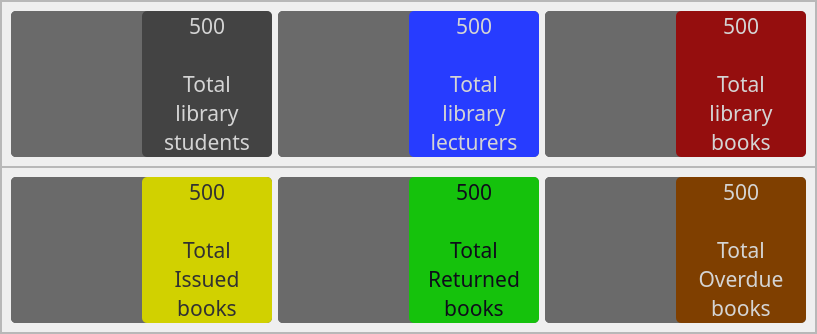
                     <widget class="QFrame" name="frame_10">
                      <property name="frameShape">
                       <enum>QFrame::StyledPanel</enum>
                      </property>
                      <property name="frameShadow">
                       <enum>QFrame::Raised</enum>
                      </property>
                      <layout class="QVBoxLayout" name="verticalLayout_10">
                       <property name="spacing">
                        <number>0</number>
                       </property>
                       <property name="leftMargin">
                        <number>0</number>
                       </property>
                       <property name="topMargin">
                        <number>0</number>
                       </property>
                       <property name="rightMargin">
                        <number>0</number>
                       </property>
                       <property name="bottomMargin">
                        <number>0</number>
                       </property>
                       <item>
                        <widget class="QFrame" name="frame_14">
                         <property name="frameShape">
                          <enum>QFrame::StyledPanel</enum>
                         </property>
                         <property name="frameShadow">
                          <enum>QFrame::Raised</enum>
                         </property>
                         <layout class="QHBoxLayout" name="horizontalLayout_11">
                          <item>
                           <widget class="QFrame" name="frame_39">
                            <property name="minimumSize">
                             <size>
                              <width>261</width>
                              <height>121</height>
                             </size>
                            </property>
                            <property name="maximumSize">
                             <size>
                              <width>888</width>
                              <height>200</height>
                             </size>
                            </property>
                            <property name="styleSheet">
                             <string notr="true">background-color: rgb(106, 106, 106);
border-radius:5px</string>
                            </property>
                            <property name="frameShape">
                             <enum>QFrame::StyledPanel</enum>
                            </property>
                            <property name="frameShadow">
                             <enum>QFrame::Raised</enum>
                            </property>
                            <layout class="QHBoxLayout" name="horizontalLayout_9">
                             <property name="spacing">
                              <number>0</number>
                             </property>
                             <property name="leftMargin">
                              <number>0</number>
                             </property>
                             <property name="topMargin">
                              <number>0</number>
                             </property>
                             <property name="rightMargin">
                              <number>0</number>
                             </property>
                             <property name="bottomMargin">
                              <number>0</number>
                             </property>
                             <item>
                              <widget class="QFrame" name="frame_40">
                               <property name="frameShape">
                                <enum>QFrame::StyledPanel</enum>
                               </property>
                               <property name="frameShadow">
                                <enum>QFrame::Raised</enum>
                               </property>
                               <layout class="QVBoxLayout" name="verticalLayout_15">
                                <property name="spacing">
                                 <number>0</number>
                                </property>
                                <property name="leftMargin">
                                 <number>0</number>
                                </property>
                                <property name="topMargin">
                                 <number>0</number>
                                </property>
                                <property name="rightMargin">
                                 <number>0</number>
                                </property>
                                <property name="bottomMargin">
                                 <number>0</number>
                                </property>
                                <item>
                                 <widget class="QLabel" name="label_41">
                                  <property name="text">
                                   <string/>
                                  </property>
                                  <property name="pixmap">
                                   <pixmap resource="resources.qrc">:/icons/icons/students.png</pixmap>
                                  </property>
                                  <property name="scaledContents">
                                   <bool>true</bool>
                                  </property>
                                 </widget>
                                </item>
                               </layout>
                              </widget>
                             </item>
                             <item>
                              <widget class="QLabel" name="label_42">
                               <property name="font">
                                <font>
                                 <family>Nova Flat</family>
                                 <pointsize>16</pointsize>
                                </font>
                               </property>
                               <property name="styleSheet">
                                <string notr="true">background-color: rgb(67, 67, 67);
color: rgb(212, 212, 212);</string>
                               </property>
                               <property name="text">
                                <string>500

Total 
library 
students</string>
                               </property>
                               <property name="alignment">
                                <set>Qt::AlignCenter</set>
                               </property>
                              </widget>
                             </item>
                            </layout>
                           </widget>
                          </item>
                          <item>
                           <widget class="QFrame" name="frame_37">
                            <property name="minimumSize">
                             <size>
                              <width>261</width>
                              <height>121</height>
                             </size>
                            </property>
                            <property name="maximumSize">
                             <size>
                              <width>888</width>
                              <height>200</height>
                             </size>
                            </property>
                            <property name="styleSheet">
                             <string notr="true">background-color: rgb(106, 106, 106);
border-radius:5px</string>
                            </property>
                            <property name="frameShape">
                             <enum>QFrame::StyledPanel</enum>
                            </property>
                            <property name="frameShadow">
                             <enum>QFrame::Raised</enum>
                            </property>
                            <layout class="QHBoxLayout" name="horizontalLayout_8">
                             <property name="spacing">
                              <number>0</number>
                             </property>
                             <property name="leftMargin">
                              <number>0</number>
                             </property>
                             <property name="topMargin">
                              <number>0</number>
                             </property>
                             <property name="rightMargin">
                              <number>0</number>
                             </property>
                             <property name="bottomMargin">
                              <number>0</number>
                             </property>
                             <item>
                              <widget class="QFrame" name="frame_38">
                               <property name="frameShape">
                                <enum>QFrame::StyledPanel</enum>
                               </property>
                               <property name="frameShadow">
                                <enum>QFrame::Raised</enum>
                               </property>
                               <layout class="QVBoxLayout" name="verticalLayout_14">
                                <property name="spacing">
                                 <number>0</number>
                                </property>
                                <property name="leftMargin">
                                 <number>0</number>
                                </property>
                                <property name="topMargin">
                                 <number>0</number>
                                </property>
                                <property name="rightMargin">
                                 <number>0</number>
                                </property>
                                <property name="bottomMargin">
                                 <number>0</number>
                                </property>
                                <item>
                                 <widget class="QLabel" name="label_39">
                                  <property name="text">
                                   <string/>
                                  </property>
                                  <property name="pixmap">
                                   <pixmap resource="resources.qrc">:/icons/icons/icons8-lecturer-64.png</pixmap>
                                  </property>
                                  <property name="scaledContents">
                                   <bool>true</bool>
                                  </property>
                                 </widget>
                                </item>
                               </layout>
                              </widget>
                             </item>
                             <item>
                              <widget class="QLabel" name="label_40">
                               <property name="font">
                                <font>
                                 <family>Nova Flat</family>
                                 <pointsize>16</pointsize>
                                </font>
                               </property>
                               <property name="styleSheet">
                                <string notr="true">background-color: rgb(39, 60, 255);
color: rgb(212, 212, 212);</string>
                               </property>
                               <property name="text">
                                <string>500

Total 
library
lecturers</string>
                               </property>
                               <property name="alignment">
                                <set>Qt::AlignCenter</set>
                               </property>
                              </widget>
                             </item>
                            </layout>
                           </widget>
                          </item>
                          <item>
                           <widget class="QFrame" name="frame_41">
                            <property name="minimumSize">
                             <size>
                              <width>261</width>
                              <height>121</height>
                             </size>
                            </property>
                            <property name="maximumSize">
                             <size>
                              <width>888</width>
                              <height>200</height>
                             </size>
                            </property>
                            <property name="styleSheet">
                             <string notr="true">background-color: rgb(106, 106, 106);
border-radius:5px</string>
                            </property>
                            <property name="frameShape">
                             <enum>QFrame::StyledPanel</enum>
                            </property>
                            <property name="frameShadow">
                             <enum>QFrame::Raised</enum>
                            </property>
                            <layout class="QHBoxLayout" name="horizontalLayout_10">
                             <property name="spacing">
                              <number>0</number>
                             </property>
                             <property name="leftMargin">
                              <number>0</number>
                             </property>
                             <property name="topMargin">
                              <number>0</number>
                             </property>
                             <property name="rightMargin">
                              <number>0</number>
                             </property>
                             <property name="bottomMargin">
                              <number>0</number>
                             </property>
                             <item>
                              <widget class="QFrame" name="frame_42">
                               <property name="frameShape">
                                <enum>QFrame::StyledPanel</enum>
                               </property>
                               <property name="frameShadow">
                                <enum>QFrame::Raised</enum>
                               </property>
                               <layout class="QVBoxLayout" name="verticalLayout_16">
                                <property name="spacing">
                                 <number>0</number>
                                </property>
                                <property name="leftMargin">
                                 <number>0</number>
                                </property>
                                <property name="topMargin">
                                 <number>0</number>
                                </property>
                                <property name="rightMargin">
                                 <number>0</number>
                                </property>
                                <property name="bottomMargin">
                                 <number>0</number>
                                </property>
                                <item>
                                 <widget class="QLabel" name="label_43">
                                  <property name="text">
                                   <string/>
                                  </property>
                                  <property name="pixmap">
                                   <pixmap resource="resources.qrc">:/icons/icons/icons8-books-100.png</pixmap>
                                  </property>
                                  <property name="scaledContents">
                                   <bool>true</bool>
                                  </property>
                                 </widget>
                                </item>
                               </layout>
                              </widget>
                             </item>
                             <item>
                              <widget class="QLabel" name="label_44">
                               <property name="font">
                                <font>
                                 <family>Nova Flat</family>
                                 <pointsize>16</pointsize>
                                </font>
                               </property>
                               <property name="styleSheet">
                                <string notr="true">color: rgb(212, 212, 212);
background-color: rgb(149, 14, 14);</string>
                               </property>
                               <property name="text">
                                <string>500

Total 
library
books</string>
                               </property>
                               <property name="alignment">
                                <set>Qt::AlignCenter</set>
                               </property>
                              </widget>
                             </item>
                            </layout>
                           </widget>
                          </item>
                         </layout>
                        </widget>
                       </item>
                       <item>
                        <widget class="QFrame" name="frame_16">
                         <property name="frameShape">
                          <enum>QFrame::StyledPanel</enum>
                         </property>
                         <property name="frameShadow">
                          <enum>QFrame::Raised</enum>
                         </property>
                         <layout class="QHBoxLayout" name="horizontalLayout_7">
                          <item>
                           <widget class="QFrame" name="frame_20">
                            <property name="minimumSize">
                             <size>
                              <width>261</width>
                              <height>121</height>
                             </size>
                            </property>
                            <property name="maximumSize">
                             <size>
                              <width>888</width>
                              <height>200</height>
                             </size>
                            </property>
                            <property name="styleSheet">
                             <string notr="true">background-color: rgb(106, 106, 106);
border-radius:5px</string>
                            </property>
                            <property name="frameShape">
                             <enum>QFrame::StyledPanel</enum>
                            </property>
                            <property name="frameShadow">
                             <enum>QFrame::Raised</enum>
                            </property>
                            <layout class="QHBoxLayout" name="horizontalLayout_4">
                             <property name="spacing">
                              <number>0</number>
                             </property>
                             <property name="leftMargin">
                              <number>0</number>
                             </property>
                             <property name="topMargin">
                              <number>0</number>
                             </property>
                             <property name="rightMargin">
                              <number>0</number>
                             </property>
                             <property name="bottomMargin">
                              <number>0</number>
                             </property>
                             <item>
                              <widget class="QFrame" name="frame_25">
                               <property name="frameShape">
                                <enum>QFrame::StyledPanel</enum>
                               </property>
                               <property name="frameShadow">
                                <enum>QFrame::Raised</enum>
                               </property>
                               <layout class="QVBoxLayout" name="verticalLayout_11">
                                <property name="spacing">
                                 <number>0</number>
                                </property>
                                <property name="leftMargin">
                                 <number>0</number>
                                </property>
                                <property name="topMargin">
                                 <number>0</number>
                                </property>
                                <property name="rightMargin">
                                 <number>0</number>
                                </property>
                                <property name="bottomMargin">
                                 <number>0</number>
                                </property>
                                <item>
                                 <widget class="QLabel" name="label_33">
                                  <property name="text">
                                   <string/>
                                  </property>
                                  <property name="pixmap">
                                   <pixmap resource="resources.qrc">:/icons/icons/icons8-give-book-64.png</pixmap>
                                  </property>
                                  <property name="scaledContents">
                                   <bool>true</bool>
                                  </property>
                                 </widget>
                                </item>
                               </layout>
                              </widget>
                             </item>
                             <item>
                              <widget class="QLabel" name="label_34">
                               <property name="font">
                                <font>
                                 <family>Nova Flat</family>
                                 <pointsize>16</pointsize>
                                </font>
                               </property>
                               <property name="styleSheet">
                                <string notr="true">color: rgb(49, 49, 49);
background-color: rgb(209, 209, 0);</string>
                               </property>
                               <property name="text">
                                <string>500

Total 
Issued 
books</string>
                               </property>
                               <property name="alignment">
                                <set>Qt::AlignCenter</set>
                               </property>
                              </widget>
                             </item>
                            </layout>
                           </widget>
                          </item>
                          <item>
                           <widget class="QFrame" name="frame_34">
                            <property name="minimumSize">
                             <size>
                              <width>261</width>
                              <height>121</height>
                             </size>
                            </property>
                            <property name="maximumSize">
                             <size>
                              <width>888</width>
                              <height>200</height>
                             </size>
                            </property>
                            <property name="styleSheet">
                             <string notr="true">background-color: rgb(106, 106, 106);
border-radius:5px</string>
                            </property>
                            <property name="frameShape">
                             <enum>QFrame::StyledPanel</enum>
                            </property>
                            <property name="frameShadow">
                             <enum>QFrame::Raised</enum>
                            </property>
                            <layout class="QHBoxLayout" name="horizontalLayout_6">
                             <property name="spacing">
                              <number>0</number>
                             </property>
                             <property name="leftMargin">
                              <number>0</number>
                             </property>
                             <property name="topMargin">
                              <number>0</number>
                             </property>
                             <property name="rightMargin">
                              <number>0</number>
                             </property>
                             <property name="bottomMargin">
                              <number>0</number>
                             </property>
                             <item>
                              <widget class="QFrame" name="frame_36">
                               <property name="frameShape">
                                <enum>QFrame::StyledPanel</enum>
                               </property>
                               <property name="frameShadow">
                                <enum>QFrame::Raised</enum>
                               </property>
                               <layout class="QVBoxLayout" name="verticalLayout_13">
                                <property name="spacing">
                                 <number>0</number>
                                </property>
                                <property name="leftMargin">
                                 <number>0</number>
                                </property>
                                <property name="topMargin">
                                 <number>0</number>
                                </property>
                                <property name="rightMargin">
                                 <number>0</number>
                                </property>
                                <property name="bottomMargin">
                                 <number>0</number>
                                </property>
                                <item>
                                 <widget class="QLabel" name="label_37">
                                  <property name="text">
                                   <string/>
                                  </property>
                                  <property name="pixmap">
                                   <pixmap resource="resources.qrc">:/icons/icons/icons8-return-book-100.png</pixmap>
                                  </property>
                                  <property name="scaledContents">
                                   <bool>true</bool>
                                  </property>
                                 </widget>
                                </item>
                               </layout>
                              </widget>
                             </item>
                             <item>
                              <widget class="QLabel" name="label_38">
                               <property name="font">
                                <font>
                                 <family>Nova Flat</family>
                                 <pointsize>16</pointsize>
                                </font>
                               </property>
                               <property name="styleSheet">
                                <string notr="true">background-color: rgb(21, 194, 12);
color: rgb(14, 13, 26);</string>
                               </property>
                               <property name="text">
                                <string>500

Total 
Returned 
books</string>
                               </property>
                               <property name="alignment">
                                <set>Qt::AlignCenter</set>
                               </property>
                              </widget>
                             </item>
                            </layout>
                           </widget>
                          </item>
                          <item>
                           <widget class="QFrame" name="frame_29">
                            <property name="minimumSize">
                             <size>
                              <width>261</width>
                              <height>121</height>
                             </size>
                            </property>
                            <property name="maximumSize">
                             <size>
                              <width>888</width>
                              <height>200</height>
                             </size>
                            </property>
                            <property name="styleSheet">
                             <string notr="true">background-color: rgb(106, 106, 106);
border-radius:5px</string>
                            </property>
                            <property name="frameShape">
                             <enum>QFrame::StyledPanel</enum>
                            </property>
                            <property name="frameShadow">
                             <enum>QFrame::Raised</enum>
                            </property>
                            <layout class="QHBoxLayout" name="horizontalLayout_5">
                             <property name="spacing">
                              <number>0</number>
                             </property>
                             <property name="leftMargin">
                              <number>0</number>
                             </property>
                             <property name="topMargin">
                              <number>0</number>
                             </property>
                             <property name="rightMargin">
                              <number>0</number>
                             </property>
                             <property name="bottomMargin">
                              <number>0</number>
                             </property>
                             <item>
                              <widget class="QFrame" name="frame_32">
                               <property name="frameShape">
                                <enum>QFrame::StyledPanel</enum>
                               </property>
                               <property name="frameShadow">
                                <enum>QFrame::Raised</enum>
                               </property>
                               <layout class="QVBoxLayout" name="verticalLayout_12">
                                <property name="spacing">
                                 <number>0</number>
                                </property>
                                <property name="leftMargin">
                                 <number>0</number>
                                </property>
                                <property name="topMargin">
                                 <number>0</number>
                                </property>
                                <property name="rightMargin">
                                 <number>0</number>
                                </property>
                                <property name="bottomMargin">
                                 <number>0</number>
                                </property>
                                <item>
                                 <widget class="QLabel" name="label_35">
                                  <property name="text">
                                   <string/>
                                  </property>
                                  <property name="pixmap">
                                   <pixmap resource="resources.qrc">:/icons/icons/icons8-overdue-64.png</pixmap>
                                  </property>
                                  <property name="scaledContents">
                                   <bool>true</bool>
                                  </property>
                                 </widget>
                                </item>
                               </layout>
                              </widget>
                             </item>
                             <item>
                              <widget class="QLabel" name="label_36">
                               <property name="font">
                                <font>
                                 <family>Nova Flat</family>
                                 <pointsize>16</pointsize>
                                </font>
                               </property>
                               <property name="styleSheet">
                                <string notr="true">background-color: rgb(127, 63, 0);
color: rgb(212, 212, 212);</string>
                               </property>
                               <property name="text">
                                <string>500

Total 
Overdue 
books</string>
                               </property>
                               <property name="alignment">
                                <set>Qt::AlignCenter</set>
                               </property>
                              </widget>
                             </item>
                            </layout>
                           </widget>
                          </item>
                         </layout>
                        </widget>
                       </item>
                       <item>
                        <widget class="QFrame" name="frame_12">
                         <property name="maximumSize">
                          <size>
                           <width>16777205</width>
                           <height>50</height>
                          </size>
                         </property>
                         <property name="styleSheet">
                          <string notr="true">background-color: rgb(115, 115, 115);</string>
                         </property>
                         <property name="frameShape">
                          <enum>QFrame::StyledPanel</enum>
                         </property>
                         <property name="frameShadow">
                          <enum>QFrame::Raised</enum>
                         </property>
                        </widget>
                       </item>
                      </layout>
                     </widget>
